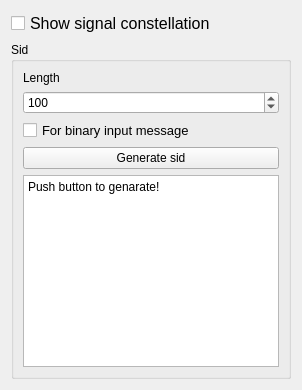
             <widget class="QWidget" name="other_prefs_wid_PSK">
              <attribute name="title">
               <string>Other prefs</string>
              </attribute>
              <layout class="QVBoxLayout" name="verticalLayout_39">
               <item>
                <widget class="QCheckBox" name="checkBox_show_sig_cons_psk">
                 <property name="font">
                  <font>
                   <pointsize>12</pointsize>
                  </font>
                 </property>
                 <property name="text">
                  <string>Show signal constellation</string>
                 </property>
                </widget>
               </item>
               <item>
                <widget class="QGroupBox" name="sid_PSK">
                 <property name="minimumSize">
                  <size>
                   <width>0</width>
                   <height>200</height>
                  </size>
                 </property>
                 <property name="title">
                  <string>Sid</string>
                 </property>
                 <layout class="QVBoxLayout" name="verticalLayout_42">
                  <item>
                   <widget class="QLabel" name="label_length_PSK">
                    <property name="text">
                     <string>Length</string>
                    </property>
                   </widget>
                  </item>
                  <item>
                   <widget class="QSpinBox" name="spinBox_PSK">
                    <property name="maximum">
                     <number>100000</number>
                    </property>
                    <property name="value">
                     <number>100</number>
                    </property>
                   </widget>
                  </item>
                  <item>
                   <widget class="QCheckBox" name="all_numbers_PSK">
                    <property name="font">
                     <font>
                      <pointsize>10</pointsize>
                     </font>
                    </property>
                    <property name="text">
                     <string>For binary input message</string>
                    </property>
                   </widget>
                  </item>
                  <item>
                   <widget class="QPushButton" name="pushButton_generate_sid_PSK">
                    <property name="text">
                     <string>Generate sid</string>
                    </property>
                   </widget>
                  </item>
                  <item>
                   <widget class="QPlainTextEdit" name="plainText_sid_PSK">
                    <property name="plainText">
                     <string>Push button to genarate!</string>
                    </property>
                   </widget>
                  </item>
                 </layout>
                </widget>
               </item>
              </layout>
             </widget>
